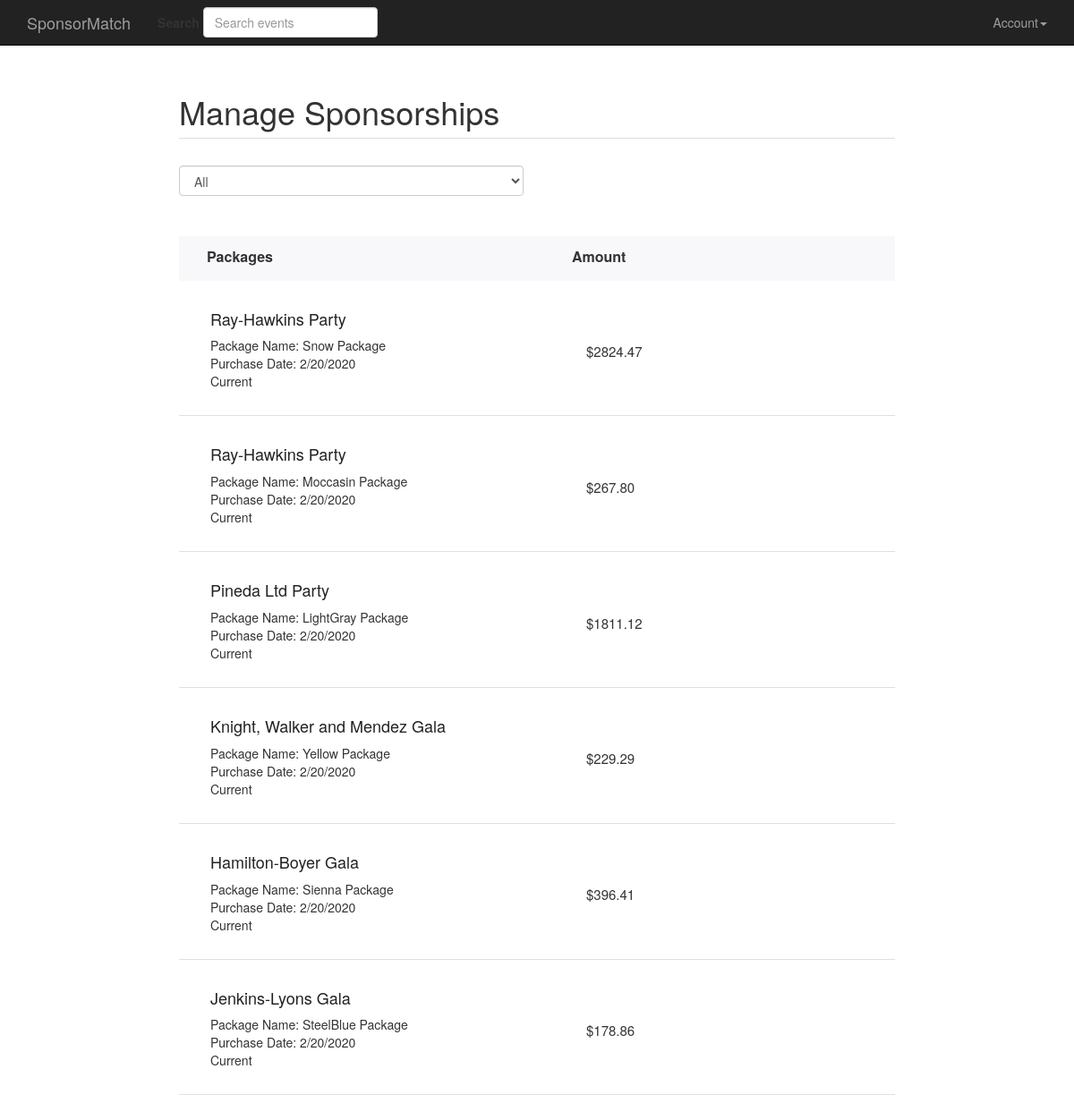
The page /manage_sponsorships/all (signed in) on the database its author committed.
### app/models.py (models this page shows, shortened)
class Sponsorship(db.Model):
    __tablename__ = "sponsorships"
    event_id = db.Column(db.Integer, db.ForeignKey("events.id"), primary_key=True)
    sponsor_id = db.Column(db.Integer, db.ForeignKey("users.id"), primary_key=True)
    package_id = db.Column(db.Integer, db.ForeignKey("packages.id"), primary_key=True)
    timestamp = db.Column(db.DateTime, nullable=True)
    confirmation_code = db.Column(db.String(64), nullable=True)
    event = db.relationship("Event", back_populates="sponsorships")
    sponsor = db.relationship("User", back_populates="sponsorships")
    package = db.relationship("Package", back_populates="sponsorships")
    def is_current(self):
        return not self.is_pending() and self.event.is_ongoing()
    @hybrid_method
    def is_pending(self):
        return self.timestamp is None and self.confirmation_code is None

class SearchableMixin:
    """Mixin class that extends the functionality of a model to be able
    to perform searches and updates on Elasticsearch.
    """

class Event(SearchableMixin, db.Model):
    __tablename__ = "events"
    __searchable__ = ["title"]
    __doctype__ = "event"
    id = db.Column(db.Integer, primary_key=True)
    title = db.Column(db.String(64), nullable=False)
    start_datetime = db.Column(db.DateTime, index=True, nullable=True)
    end_datetime = db.Column(db.DateTime, index=True, nullable=True)
    attendees = db.Column(db.String(64), nullable=True)
    male_to_female = db.Column(db.String(64), nullable=True)
    description = db.Column(db.Text, nullable=True)
    pitch = db.Column(db.Text, nullable=True)
    created_at = db.Column(db.DateTime, default=datetime.utcnow, nullable=False)
    published = db.Column(db.Boolean, default=False, nullable=False)
    user_id = db.Column(db.Integer, db.ForeignKey("users.id"), nullable=False)
    venue_id = db.Column(db.Integer, db.ForeignKey("venues.id"), nullable=False)
    event_type_id = db.Column(
        db.Integer, db.ForeignKey("event_types.id"), nullable=False
    )
    event_category_id = db.Column(
        db.Integer, db.ForeignKey("event_categories.id"), nullable=False
    )
    images = db.relationship(
        "Image", backref="event", lazy="dynamic", cascade="all, delete-orphan"
    )
    packages = db.relationship(
        "Package", backref="event", lazy="dynamic", cascade="all, delete-orphan"
    )
    video = db.relationship(
        "Video", backref="event", lazy=True, uselist=False, cascade="all, delete-orphan"
    )
    sponsorships = db.relationship(
        "Sponsorship", back_populates="event", cascade="all, delete-orphan"
    )
    @hybrid_method
    def is_ongoing(self):
        return self.published and self.end_datetime > datetime.now()
    @hybrid_method
    def has_ended(self):
        """Return True if the event has ended."""
        return self.published and self.end_datetime <= datetime.now()

class Package(db.Model):
    __tablename__ = "packages"
    id = db.Column(db.Integer, primary_key=True)
    name = db.Column(db.String(64), nullable=False)
    price = db.Column(db.Numeric(4, 2), nullable=False)
    audience = db.Column(db.String(64), nullable=False)
    description = db.Column(db.Text, nullable=True)
    num_purchased = db.Column(db.Integer, default=0, nullable=False)
    available_packages = db.Column(db.Integer, nullable=False)
    package_type = db.Column(db.String(64), nullable=False)
    event_id = db.Column(db.Integer, db.ForeignKey("events.id"), nullable=False)
    sponsorships = db.relationship("Sponsorship", back_populates="package")

### app/main/views.py (the view)
@main.route("/manage_sponsorships/<status>")
@login_required
@permission_required(Permission.SPONSOR_EVENT)
def manage_sponsorships(status):
    choices = [(1, "All"), (2, "Current"), (3, "Past")]
    dropdown_form = DropdownForm(choices)
    user = current_user._get_current_object()
    if status == SponsorshipStatus.CURRENT:
        sponsorships = [
            sponsorship
            for sponsorship in user.sponsorships
            if not sponsorship.is_pending() and sponsorship.is_current()
        ]
    elif status == SponsorshipStatus.PAST:
        sponsorships = [
            sponsorship
            for sponsorship in user.sponsorships
            if not sponsorship.is_pending() and sponsorship.is_past()
        ]
    else:
        sponsorships = [
            sponsorship
            for sponsorship in user.sponsorships
            if not sponsorship.is_pending()
        ]
    reverse_choices = {choice.lower(): number for number, choice in choices}
    dropdown_form.options.data = reverse_choices[status]
    return render_template(
        "main/events/manage_sponsorships.html",
        sponsorships=sponsorships,
        dropdown_form=dropdown_form,
    )

### app/main/forms.py
class SearchForm(FlaskForm):
    query = StringField(
        "Search",
        validators=[DataRequired()],
        render_kw={"placeholder": "Search events"},
    )
    def __init__(self, *args, **kwargs):
        if "formdata" not in kwargs:
            kwargs["formdata"] = request.args
        if "csrf_enabled" not in kwargs:
            kwargs["csrf_enabled"] = False
        super(SearchForm, self).__init__(*args, **kwargs)

class DropdownForm(FlaskForm):
    options = SelectField(
        choices=[(1, "All"), (2, "Live"), (3, "Past"), (4, "Draft")], coerce=int
    )
    def __init__(self, choices, **kwargs):
        super(DropdownForm, self).__init__(**kwargs)
        self.options.choices = choices

### app/auth/views.py (called while the page is built)
@auth.before_app_request
def before_request():
    g.search_form = SearchForm()
    if current_user.is_authenticated:
        if (
            not current_user.has_paid
            and current_user.role.name == "Event Organizer"
            and request.endpoint
            and request.blueprint != "auth"
            and request.endpoint != "static"
        ):
            return redirect(url_for("auth.payments"))

@login_manager.user_loader
def load_user(user_id):
    return User.query.get(int(user_id))

### app/main/__init__.py (called while the page is built)
@main.app_context_processor
def inject_permissions():
    return dict(
        Permission=Permission,
        EventStatus=EventStatus,
        SponsorshipStatus=SponsorshipStatus,
    )

### app/models.py (called while the page is built)
    def can(self, perm):
        return self.role.has_permissions(perm)

    def is_administrator(self):
        return self.can(Permission.ADMIN)

    def has_permissions(self, perm):
        return self.permissions & perm == perm

### app/templates/main/events/manage_sponsorships.html (shortened to what this page needs)
{% extends "base.html" %}
{% import "bootstrap/wtf.html" as wtf %}
{% block page_content %}
<div class="manage-container">
	<h1 class="page-header">Manage Sponsorships</h1>
	<div>
		<div class="row manage-forms">
			<div class="col-md-6">
				{{ wtf.quick_form(dropdown_form) }}
			</div>
		</div>
		<ul class="sponsorship-list">
			<li class="sponsorship-list-headers">
				<div class="row">
					<div class="col-md-6">Packages</div>
					<div class="col-md-6">Amount</div>
				</div>
			</li>
			{% for sponsorship in sponsorships %}
				<li class="sponsorship" id="{{ sponsorship.package_id }}">
					<div class="sponsorship-content">
						<div class="row">
							<div class="sponsorship-details col-md-6">
								<h4 class="event-title">
									<a class="no-link-styling" href="{{ url_for('main.event', id=sponsorship.event_id) }}">
										{{ sponsorship.event.title }}
									</a>
								</h4>
								<div class="package-name">
									Package Name: {{ sponsorship.package.name }}
								</div>
								<div class="purchase-date">
									Purchase Date: {{ sponsorship.timestamp.date().strftime("%-m/%-d/%Y") }}
								</div>
								<div class="sponsorship-status">
									{% if sponsorship.is_current() %}
										<p>Current</p>
									{% elif sponsorship.is_past() %}
										<p>Past</p>
									{% endif %}
								</div>
							</div>
							<div class="sponsorship-amount col-md-6">
								${{ sponsorship.package.price }}
							</div>
						</div>
					</div>
				</li>
			{% endfor %}
		</ul>
	</div>
</div>
{% endblock %}

### app/static/style.css (style rules this page uses)
.page-header { border-bottom: 1px solid #ddd; }
.no-link-styling, .no-link-styling:hover, .no-link-styling:active, .no-link-styling:focus, .no-link-styling:visited { color: #222; text-decoration: none; }
ul.package-list li.package, ul.event-list li.event, ul.sponsorship-list li.sponsorship, ul.event-panels li.event-panel { border-bottom: 1px solid #e0e0e0; position: relative; height: auto; min-height: 100%; }
.package-content, .event-content, .event-panel-content, .sponsorship-content { margin-right: 80px; padding: 18px 0 18px 35px; height: auto; word-wrap: break-word; }
.event-title { margin-top: 15px; }
.package-details, .event-details, .sponsorship-details { margin-right: 50%; word-wrap: break-word; }
.packages-purchased, .package-price, .package-type, .sponsorship-amount { font-size: 15px; }
ul.event-list, ul.sponsorship-list { list-style-type: none; margin-bottom: 30px; padding-left: 0; width: 100%; display: inline-block; }
.manage-container { margin: 30px auto 30px auto; width: 70%; padding-left: 20px; padding-right: 20px; }
.manage-container .page-header { margin-top: 55px; margin-bottom: 30px; }
.event-list-headers, .sponsorship-list-headers { position: relative; height: 50px; margin-top: 30px; background-color: #f8f7fa; }
.event-list-headers .row div:first-child, .sponsorship-list-headers .row div:first-child { position: absolute; top: 25%; left: 2%; font-size: 16px; font-weight: bold; }
.event-list-headers .row div:last-child, .sponsorship-list-headers .row div:last-child { position: absolute; top: 25%; left: 58%; font-size: 16px; font-weight: bold; margin-left: -40px; }
.event-content .packages-purchased, .sponsorship-content .sponsorship-amount { float: right; position: absolute; top: 60%; left: 60%; margin-top: -22px; margin-left: -40px; }

### rows shown on the page
Sponsorship: event "Ray-Hawkins Party", package.name "Snow Package", timestamp "2/20/2020", shows "Current", package.price "2824.47"
Sponsorship: event "Ray-Hawkins Party", package.name "Moccasin Package", timestamp "2/20/2020", shows "Current", package.price "267.80"
Sponsorship: event "Pineda Ltd Party", package.name "LightGray Package", timestamp "2/20/2020", shows "Current", package.price "1811.12"
Sponsorship: event "Knight, Walker and Mendez Gala", package.name "Yellow Package", timestamp "2/20/2020", shows "Current", package.price "229.29"
Sponsorship: event "Hamilton-Boyer Gala", package.name "Sienna Package", timestamp "2/20/2020", shows "Current", package.price "396.41"
Sponsorship: event "Jenkins-Lyons Gala", package.name "SteelBlue Package", timestamp "2/20/2020", shows "Current", package.price "178.86"
